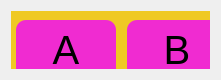
   <widget class="QWidget" name="horizontalLayoutWidget">
    <property name="geometry">
     <rect>
      <x>60</x>
      <y>270</y>
      <width>221</width>
      <height>80</height>
     </rect>
    </property>
    <layout class="QHBoxLayout" name="horizontalLayout_109">
     <item>
      <widget class="QFrame" name="caixa_letras_55">
       <property name="styleSheet">
        <string notr="true">background-color: rgb(239, 201, 36);</string>
       </property>
       <property name="frameShape">
        <enum>QFrame::StyledPanel</enum>
       </property>
       <property name="frameShadow">
        <enum>QFrame::Raised</enum>
       </property>
       <widget class="QWidget" name="horizontalLayoutWidget_7">
        <property name="geometry">
         <rect>
          <x>0</x>
          <y>-1</y>
          <width>221</width>
          <height>81</height>
         </rect>
        </property>
        <layout class="QHBoxLayout" name="horizontalLayout_110">
         <item>
          <widget class="QPushButton" name="botao_a">
           <property name="maximumSize">
            <size>
             <width>100</width>
             <height>60</height>
            </size>
           </property>
           <property name="font">
            <font>
             <pointsize>30</pointsize>
            </font>
           </property>
           <property name="styleSheet">
            <string notr="true">QPushButton#botao_a {
    background-color: rgb(240, 43, 209);  /*roxo: rgb(240, 43, 209);*/
}

QPushButton#botao_a:pressed {
   background-color: rgb(170, 0, 255)  /* Cor de fundo quando o botão é pressionado */
}

QPushButton#botao_a{
	border-radius: 10px;
}</string>
           </property>
           <property name="text">
            <string>A</string>
           </property>
          </widget>
         </item>
         <item>
          <widget class="QPushButton" name="botao_b">
           <property name="maximumSize">
            <size>
             <width>100</width>
             <height>60</height>
            </size>
           </property>
           <property name="font">
            <font>
             <pointsize>30</pointsize>
            </font>
           </property>
           <property name="styleSheet">
            <string notr="true">QPushButton#botao_b {
    background-color: rgb(240, 43, 209);  /*roxo: rgb(240, 43, 209);*/
}

QPushButton#botao_b:pressed {
   background-color: rgb(170, 0, 255)  /* Cor de fundo quando o botão é pressionado */
}

QPushButton#botao_b{
	border-radius: 10px;
}</string>
           </property>
           <property name="text">
            <string>B</string>
           </property>
          </widget>
         </item>
        </layout>
       </widget>
      </widget>
     </item>
    </layout>
   </widget>
